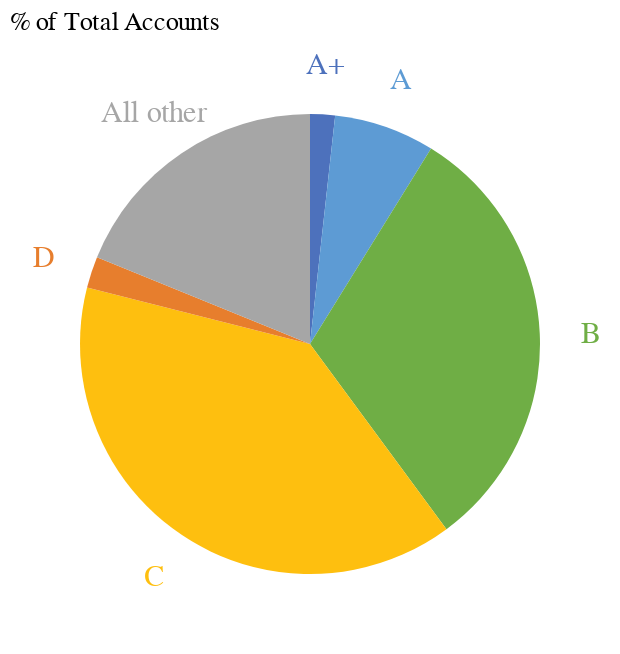

Notebook cell for this chart:
### Markdown cell above
Not informing the data type for the field `order` makes it so Altair rearranges the `Tiers` alphabetically instead of using the order provided by dataframe. We can fix this by identifying `Tier` as Ordered (O).

### Code cell
## % of Accounts Pie Chart

base = alt.Chart(
    table_charts, 
    title = alt.Title(r"% of Total Accounts", anchor = 'start', fontWeight = 'normal')
).encode(
    theta = alt.Theta("% Accounts:Q", stack = True),
    color = alt.Color('Tier',
                      scale = alt.Scale(
                          range = ['#4d71bc', '#5d9bd4', '#6fae45', '#febf0f', '#e77e2d', '#a6a6a6']
                        ), # Setting custom colors for each sector of the pie chart
                      sort = None, # So that the colors don't follow the alphabetic order
                      legend = None
                      ),
    order = alt.Order(field = 'Tier:O'))


pie = base.mark_arc(outerRadius = 115)
text = base.mark_text(radius = 140, size = 15).encode(text = alt.Text("Tier"))


acc_pie = pie + text
acc_pie

### Figure 1 — Vega-Lite specification as saved in the notebook (floating-point values rounded to 4 significant figures)
{"config": {"view": {"continuousWidth": 300, "continuousHeight": 300}}, "layer": [{"mark": {"type": "arc", "outerRadius": 115}, "encoding": {"color": {"field": "Tier", "legend": null, "scale": {"range": ["#4d71bc", "#5d9bd4", "#6fae45", "#febf0f", "#e77e2d", "#a6a6a6"]}, "sort": null, "type": "nominal"}, "order": {"field": "Tier:O"}, "theta": {"field": "% Accounts", "stack": true, "type": "quantitative"}}, "title": {"text": "% of Total Accounts", "anchor": "start", "fontWeight": "normal"}}, {"mark": {"type": "text", "radius": 140, "size": 15}, "encoding": {"color": {"field": "Tier", "legend": null, "scale": {"range": ["#4d71bc", "#5d9bd4", "#6fae45", "#febf0f", "#e77e2d", "#a6a6a6"]}, "sort": null, "type": "nominal"}, "order": {"field": "Tier:O"}, "text": {"field": "Tier", "type": "nominal"}, "theta": {"field": "% Accounts", "stack": true, "type": "quantitative"}}, "title": {"text": "% of Total Accounts", "anchor": "start", "fontWeight": "normal"}}], "data": {"name": "data-a60d9a076f3158fd30f193ba37da523b"}, "$schema": "https://vega.github.io/schema/vega-lite/v5.20.1.json", "datasets": {"data-a60d9a076f3158fd30f193ba37da523b": [{"Tier": "A+", "# of Accounts": 19.0, "% Accounts": 1.746, "Revenue ($M)": 3.927, "% Revenue": 21.0}, {"Tier": "A", "# of Accounts": 77.0, "% Accounts": 7.077, "Revenue ($M)": 4.675, "% Revenue": 25.0}, {"Tier": "B", "# of Accounts": 338.0, "% Accounts": 31.07, "Revenue ($M)": 5.984, "% Revenue": 32.0}, {"Tier": "C", "# of Accounts": 425.0, "% Accounts": 39.06, "Revenue ($M)": 2.805, "% Revenue": 15.0}, {"Tier": "D", "# of Accounts": 24.0, "% Accounts": 2.206, "Revenue ($M)": 0.374, "% Revenue": 2.0}, {"Tier": "All other", "# of Accounts": 205.0, "% Accounts": 18.84, "Revenue ($M)": 0.935, "% Revenue": 5.0}]}}
